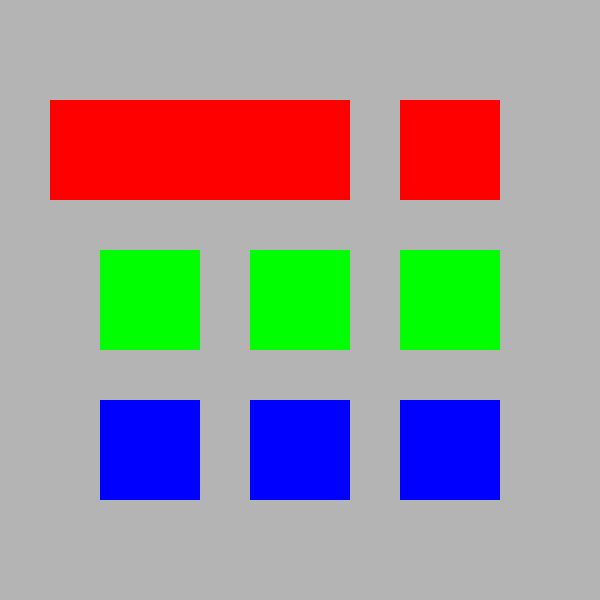
Frame 1 (no input)
Frame 2 (the mouse pressed at the canvas centre, redrawn once): identical to frame 1, image omitted

The Processing sketch that drew this single still picture (run headless with seeded random() and noise(); the mouse was pressed at the canvas centre and the sketch redrawn once):

// Processing sketch: w2_01
// ── w2_01.pde
/*
 * Creative Coding
 * Week 2, 01 - Nine Squares
 * by Indae Hwang
 * Updated 2016
 * Copyright (c) 2016 Monash University
 *
 * This program draws 3 rows of 3 squares in the display window
 * Each row is coloured red, green, and blue.
 * Each rectangle is draw individually, meaning there are 9 rect calls.
 * 
 */

void setup() {
  size(600, 600);
  background(180);
  noLoop();  // only execute the draw function once
  rectMode(CENTER); // set the rectangle drawing mode to specify the rectangle's centre
  noStroke();
}


void draw() {

  // row 1: red
  fill(255, 0, 0);
  rect(150, 150, 200, 100);
  rect(300, 150, 100, 100);
  rect(450, 150, 100, 100);

  // row 2: green
  fill(0, 255, 0);
  rect(150, 300, 100, 100);
  rect(300, 300, 100, 100);
  rect(450, 300, 100, 100);

  // row 3: blue
  fill(0, 0, 255);
  rect(150, 450, 100, 100);
  rect(300, 450, 100, 100);
  rect(450, 450, 100, 100);
  
} // end draw
